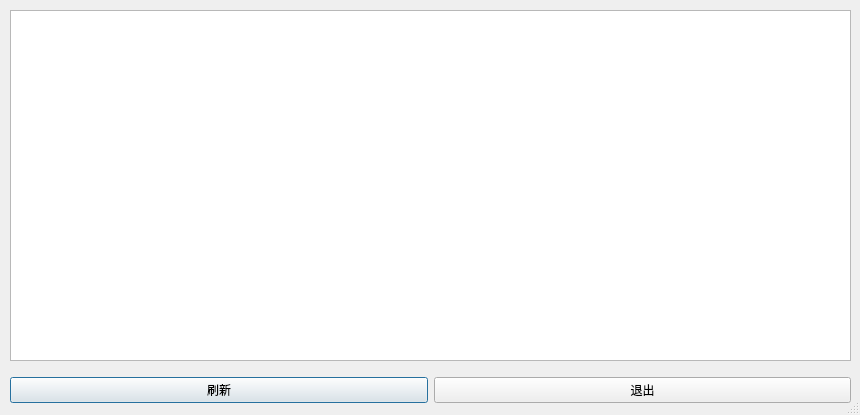
<?xml version="1.0" encoding="UTF-8"?>
<ui version="4.0">
 <class>Dialog</class>
 <widget class="QDialog" name="Dialog">
  <property name="geometry">
   <rect>
    <x>0</x>
    <y>0</y>
    <width>860</width>
    <height>415</height>
   </rect>
  </property>
  <property name="windowTitle">
   <string>学生信息列表</string>
  </property>
  <property name="sizeGripEnabled">
   <bool>true</bool>
  </property>
  <widget class="QTableView" name="tableView">
   <property name="geometry">
    <rect>
     <x>10</x>
     <y>10</y>
     <width>841</width>
     <height>351</height>
    </rect>
   </property>
  </widget>
  <widget class="QWidget" name="horizontalLayoutWidget">
   <property name="geometry">
    <rect>
     <x>10</x>
     <y>370</y>
     <width>841</width>
     <height>41</height>
    </rect>
   </property>
   <layout class="QHBoxLayout" name="horizontalLayout">
    <item>
     <widget class="QPushButton" name="pushButton_2">
      <property name="text">
       <string>刷新</string>
      </property>
     </widget>
    </item>
    <item>
     <widget class="QPushButton" name="pushButton">
      <property name="text">
       <string>退出</string>
      </property>
     </widget>
    </item>
   </layout>
  </widget>
 </widget>
 <resources/>
 <connections>
  <connection>
   <sender>pushButton</sender>
   <signal>clicked()</signal>
   <receiver>Dialog</receiver>
   <slot>close()</slot>
   <hints>
    <hint type="sourcelabel">
     <x>288</x>
     <y>398</y>
    </hint>
    <hint type="destinationlabel">
     <x>459</x>
     <y>388</y>
    </hint>
   </hints>
  </connection>
 </connections>
</ui>
